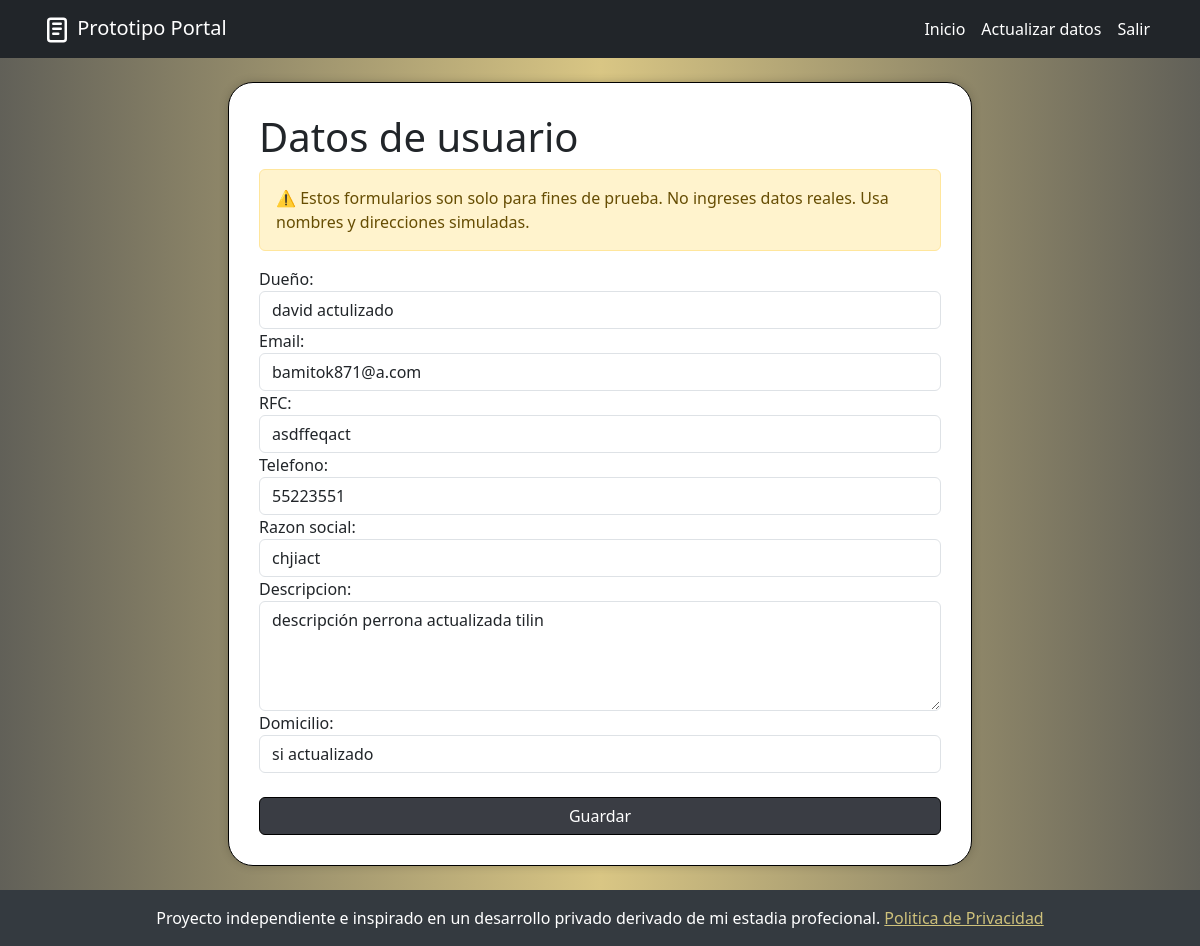
Page /actDatosUsuario/ (signed in) on the committed database.
### Portal/models.py (models this page shows, shortened)
class datosUsuarioM(models.Model):
    propietario = models.CharField(max_length=255)
    email = models.EmailField(max_length=255)
    rfc = models.CharField(max_length=13)
    telefono = models.CharField(max_length=30)
    razonSocial = models.CharField(max_length=255)
    descripcion = models.TextField(max_length=500, blank=True, null=True)
    domicilio = models.CharField(max_length=255)
    user = models.ForeignKey (User, on_delete=models.CASCADE)

### Portal/views.py (the view, shortened to what this page needs)
# urls.py: path('actDatosUsuario/', views.actualizarDatosUsuario, name='actualizar'),
def actualizarDatosUsuario(request):
    if request.method == 'GET':
        actualizacion = get_object_or_404(datosUsuarioM, user=request.user)
        form = formDatosUsuario(instance=actualizacion)
        return render(request, 'editDatUs.html', {
            'form': form
        })

### Portal/templates/editDatUs.html (shortened to what this page needs)
{% extends 'base.html' %}
{% block content %}
<div class="container-fluid mb-4">
    <div class="row justify-content-center">
        <div class="documentosGenerales-card col-12 col-sm-10 col-md-6 col-lg-6 col-xl-8 ">
            <h1> Datos de usuario</h1>
            <div class="alert alert-warning" role="alert">
            ⚠️ Estos formularios son solo para fines de prueba. No ingreses datos reales. Usa nombres y direcciones simuladas.
            </div>
            <form method="POST" id="formActualizarDatos">
                {{form}}
            </form>
            <div class="text-center mt-4 d-grid">
                <button class="btn btn-success  m-100" form="formActualizarDatos" style="background-color: #3a3d44; border-color: #000000;">
                Guardar
            </button>
            </div>
        </div>
    </div>
</div>
{% endblock %}

### Portal/static/css/styles.css (style rules this page uses)
body { background: #616058; background: linear-gradient(90deg, rgba(97, 96, 88, 1) 0%, rgba(217, 198, 132, 1) 50%, rgba(97, 96, 88, 1) 100%); }
.documentosGenerales-card { border: 1px solid rgb(0, 0, 0); background-color: #fff; box-shadow: 0 0 10px rgba(0, 0, 0, 0.2); padding: 30px; justify-content: center; border-radius: 25px; }

### rows in the picture
datosUsuarioM: propietario "david actulizado", email "bamitok871@a.com", rfc "asdffeqact", telefono "55223551", razonSocial "chjiact", descripcion "descripción perrona actualizada tilin", domicilio "si actualizado"
